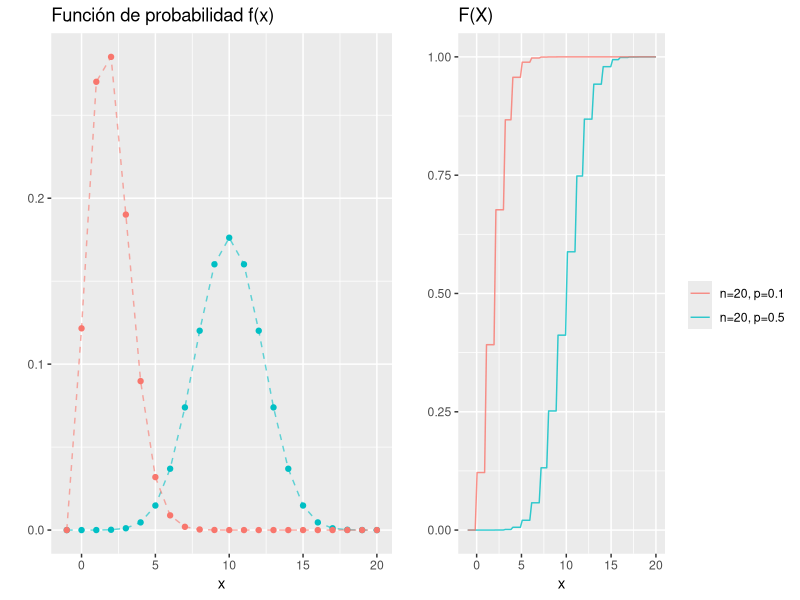
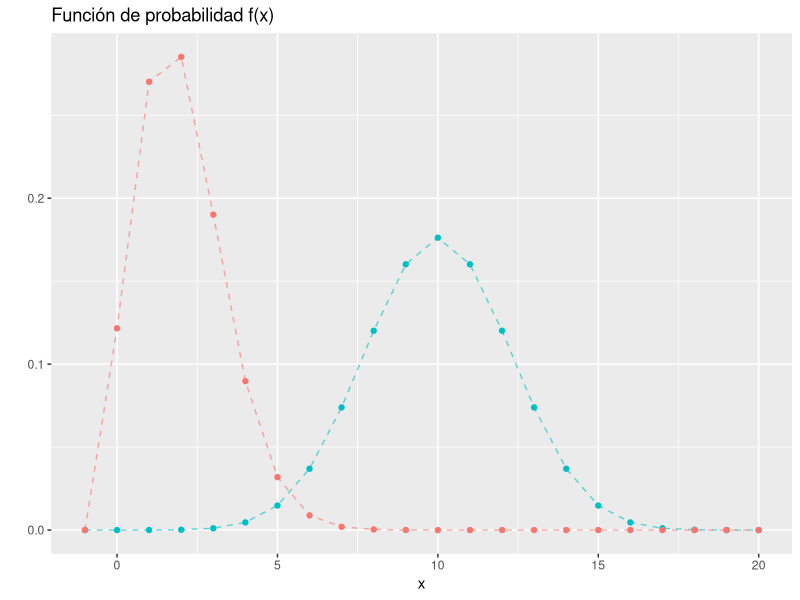
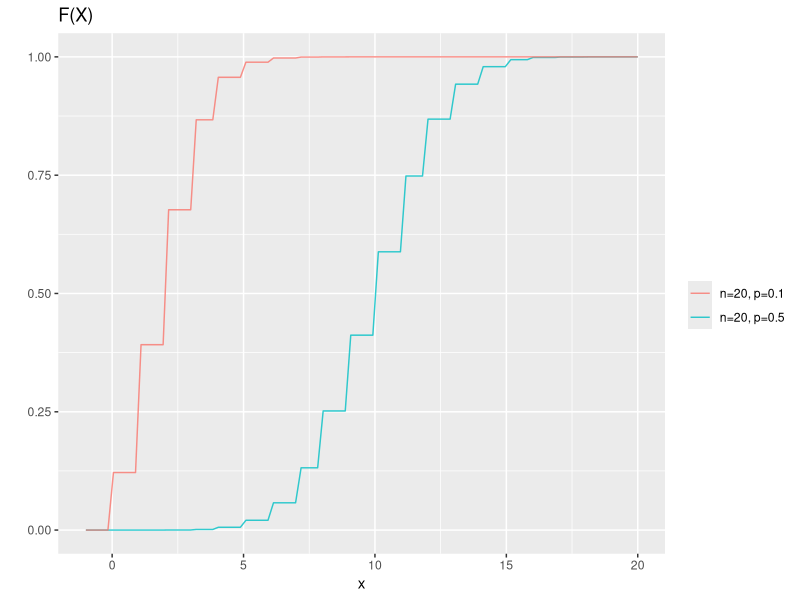

Reproduce these figures in R, in order. (Note: this script raises an error after producing the figures.)
## ---- chunk 1

library(dplyr)
library(kableExtra)

mitabla <- data.frame(x=c(0,1), P=c("p","1-p"))
colnames(mitabla) <- c("x","f(x)")
kable(mitabla, "latex") %>% 
  kable_styling(full_width = F,latex_options = "HOLD_position")

## ---- chunk 2
library(gridExtra)
library(ggplot2)
densidades <- ggplot(data.frame(x = -1:20)) +
  geom_point(aes(x = x, y = dbinom(x, size = 20, prob = 0.5), color = "n=20;p=0.5"), 
      show.legend = FALSE) +
  geom_path(aes(x = x, y = dbinom(x, size = 20, prob = 0.5), color = "n=20;p=0.5"), 
      alpha = 0.6, linetype = "dashed", show.legend = FALSE) + 
  geom_point(aes(x = x, y = dbinom(x, size = 20, prob = 0.1), color = "n=20;p=0.1"), 
      show.legend = FALSE) +
  geom_path(aes(x = x, y = dbinom(x, size = 20, prob = 0.1), color = "n=20;p=0.1"), 
      alpha = 0.6, linetype = "dashed", show.legend = FALSE) + 
  labs(color = "", y  = "", title = "Función de probabilidad f(x)")
dists <- ggplot(data.frame(x = -1:20), aes(x)) + 
    stat_function(fun = pbinom, args = list(size = 20, prob = 0.5), 
        aes(colour = "n=20, p=0.5"), alpha = 0.8) +
    stat_function(fun = pbinom, args = list(size = 20, prob = 0.1), 
        aes(colour = "n=20, p=0.1"), alpha = 0.8) +
    labs(y = "", title = "F(X)", color = "")
grid.arrange(densidades, dists, ncol = 2, newpage = FALSE)
## ---- chunk 3
dbinom(1, 20, 0.1)
## ---- chunk 4
pbinom(1, 20, 0.1)
## ---- chunk 5
# Calculo de probabilidades para x=1 a x=10
dbinom(1:10, 20, 0.1)

# Suma de probabilidades:
sum(dbinom(1:10, 20, 0.1))
## ---- chunk 6
# P(X>8) = 1-F(8)
1 - pbinom(8, 20, 0.1)
## ---- chunk 7
dbinom(5,10, 0.15)
## ---- chunk 8
pbinom(5,10, 0.15) 
## ---- chunk 9
# n*p
10*0.15
## ---- chunk 10
# n*p*(1-p)
10*0.15*(1-0.15)
## ---- chunk 11
knitr::include_graphics("img/exp_hipergeom.png")
## ---- chunk 12
library(gridExtra)
library(ggplot2)
densidades <- ggplot(data.frame(x = -1:15)) +
  geom_point(aes(x = x, y = dhyper(x,30, 30, 10), color = "M1=30, M2=30, n=10"), 
      show.legend = FALSE) +
  geom_path(aes(x = x, y = dhyper(x, 30, 30, 10), color = "M1=30, M2=30, n=10"), 
      alpha = 0.6, linetype = "dashed", show.legend = FALSE) + 
  geom_point(aes(x = x, y = dhyper(x, 20, 40, 10), color = "M1=20, M2=40, n=10"), 
      show.legend = FALSE) +
  geom_path(aes(x = x, y = dhyper(x, 20, 40, 10), color = "M1=20, M2=40, n=10"), 
      alpha = 0.6, linetype = "dashed", show.legend = FALSE) + 
  geom_point(aes(x = x, y = dhyper(x,40, 20, 10), color = "M1=10, M2=50, n=10"), 
      show.legend = FALSE) +
  geom_path(aes(x = x, y = dhyper(x, 40, 20, 10), color = "M1=10, M2=50, n=10"), 
      alpha = 0.6, linetype = "dashed", show.legend = FALSE) + 
  labs(color = "", y  = "", title = "Función de probabilidad f(x)")
dists <- ggplot(data.frame(x = -1:20), aes(x)) + 
    stat_function(fun = phyper, args = list(30, 30, 10), 
        aes(colour = "M1=30, M2=30, n=10"), alpha = 0.8) +
    stat_function(fun = phyper, args = list(20, 40, 10), 
        aes(colour = "M1=20, M2=40, n=10"), alpha = 0.8) +
  stat_function(fun = phyper, args = list(10, 50, 10), 
        aes(colour = "M1=10, M2=50, n=10"), alpha = 0.8) +
    labs(y = "", title = "F(X)", color = "")
grid.arrange(densidades, dists, ncol = 2, newpage = FALSE)
## ---- chunk 13
N = 50 # total
r = 10 # éxitos. (desaprobar)
n = 5 # tamaño de la muestra obtenida de m+n.

M1 = r # éxitos en total
M2 = N-r # Los fracasos en total.

M1+M2 # = N

# La probabilidad de que ninguno seá éxito (x=0):
dhyper(x=0, M1, M2, n)
## ---- chunk 14
dhyper(2, M1, M2, n)
## ---- chunk 15
phyper(2, M1, M2, n)
## ---- chunk 16
sum(dhyper(1:5, M1, M2, n))
## ---- chunk 17
1 - phyper(2, M1, M2, n)
## ---- chunk 18
densidades <- ggplot(data.frame(x = -1:20)) +
  geom_point(aes(x = x, y = dpois(x, lambda = 4), color = "lambda=4"), show.legend = FALSE) +
  geom_path(aes(x = x, y = dpois(x, lambda = 4), color = "lambda=4"), 
      alpha = 0.6, linetype = "dashed", show.legend = FALSE) + 
  geom_point(aes(x = x, y = dpois(x, lambda = 10), color = "lambda=10"), show.legend = FALSE) +
  geom_path(aes(x = x, y = dpois(x, lambda = 10), color = "lambda=10"), 
      alpha = 0.6, linetype = "dashed", show.legend = FALSE) +
  labs(color = "", y = "", title = "Función de probabilidad f(x)")
dists <- ggplot(data.frame(x = -1:20), aes(x)) + 
    stat_function(fun = ppois, args = list(lambda = 4), 
        aes(colour = "lambda=4"), alpha = 0.8) +
    stat_function(fun = ppois, args = list(lambda = 10), 
        aes(colour = "lambda=10"), alpha = 0.8) +
    labs(y = "", title = "F(X)", color = "")
grid.arrange(densidades, dists, ncol = 2, newpage = FALSE)
## ---- chunk 19
dpois(5,lambda=2)
## ---- chunk 20
ppois(5,lambda=2)
## ---- chunk 21
dpois(0,lambda=2)
## ---- chunk 22
dpois(1,lambda=2)
